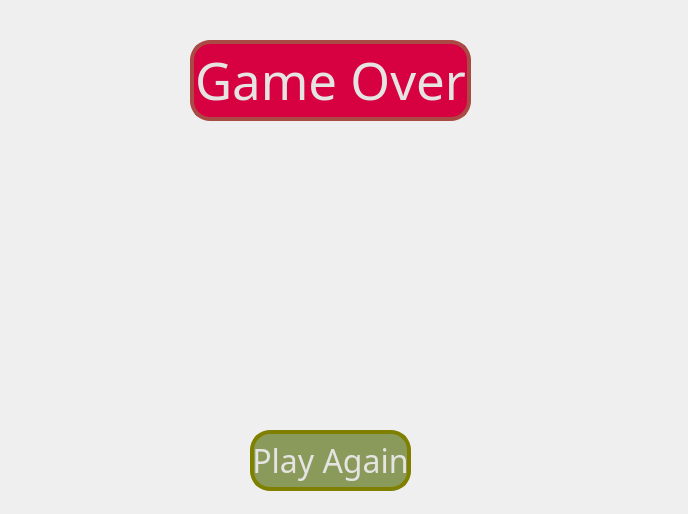
<?xml version="1.0" encoding="UTF-8"?>
<ui version="4.0">
 <class>GameOverScreen</class>
 <widget class="QWidget" name="GameOverScreen">
  <property name="geometry">
   <rect>
    <x>0</x>
    <y>0</y>
    <width>688</width>
    <height>514</height>
   </rect>
  </property>
  <property name="windowTitle">
   <string>Game Over</string>
  </property>
  <widget class="QLabel" name="gameOverHeader">
   <property name="geometry">
    <rect>
     <x>190</x>
     <y>40</y>
     <width>281</width>
     <height>81</height>
    </rect>
   </property>
   <property name="palette">
    <palette>
     <active>
      <colorrole role="WindowText">
       <brush brushstyle="SolidPattern">
        <color alpha="255">
         <red>229</red>
         <green>228</green>
         <blue>226</blue>
        </color>
       </brush>
      </colorrole>
      <colorrole role="Button">
       <brush brushstyle="SolidPattern">
        <color alpha="255">
         <red>215</red>
         <green>0</green>
         <blue>64</blue>
        </color>
       </brush>
      </colorrole>
      <colorrole role="Text">
       <brush brushstyle="SolidPattern">
        <color alpha="255">
         <red>229</red>
         <green>228</green>
         <blue>226</blue>
        </color>
       </brush>
      </colorrole>
      <colorrole role="ButtonText">
       <brush brushstyle="SolidPattern">
        <color alpha="255">
         <red>229</red>
         <green>228</green>
         <blue>226</blue>
        </color>
       </brush>
      </colorrole>
      <colorrole role="Base">
       <brush brushstyle="SolidPattern">
        <color alpha="255">
         <red>215</red>
         <green>0</green>
         <blue>64</blue>
        </color>
       </brush>
      </colorrole>
      <colorrole role="Window">
       <brush brushstyle="SolidPattern">
        <color alpha="255">
         <red>215</red>
         <green>0</green>
         <blue>64</blue>
        </color>
       </brush>
      </colorrole>
      <colorrole role="PlaceholderText">
       <brush brushstyle="SolidPattern">
        <color alpha="128">
         <red>229</red>
         <green>228</green>
         <blue>226</blue>
        </color>
       </brush>
      </colorrole>
     </active>
     <inactive>
      <colorrole role="WindowText">
       <brush brushstyle="SolidPattern">
        <color alpha="255">
         <red>229</red>
         <green>228</green>
         <blue>226</blue>
        </color>
       </brush>
      </colorrole>
      <colorrole role="Button">
       <brush brushstyle="SolidPattern">
        <color alpha="255">
         <red>215</red>
         <green>0</green>
         <blue>64</blue>
        </color>
       </brush>
      </colorrole>
      <colorrole role="Text">
       <brush brushstyle="SolidPattern">
        <color alpha="255">
         <red>229</red>
         <green>228</green>
         <blue>226</blue>
        </color>
       </brush>
      </colorrole>
      <colorrole role="ButtonText">
       <brush brushstyle="SolidPattern">
        <color alpha="255">
         <red>229</red>
         <green>228</green>
         <blue>226</blue>
        </color>
       </brush>
      </colorrole>
      <colorrole role="Base">
       <brush brushstyle="SolidPattern">
        <color alpha="255">
         <red>215</red>
         <green>0</green>
         <blue>64</blue>
        </color>
       </brush>
      </colorrole>
      <colorrole role="Window">
       <brush brushstyle="SolidPattern">
        <color alpha="255">
         <red>215</red>
         <green>0</green>
         <blue>64</blue>
        </color>
       </brush>
      </colorrole>
      <colorrole role="PlaceholderText">
       <brush brushstyle="SolidPattern">
        <color alpha="128">
         <red>229</red>
         <green>228</green>
         <blue>226</blue>
        </color>
       </brush>
      </colorrole>
     </inactive>
     <disabled>
      <colorrole role="WindowText">
       <brush brushstyle="SolidPattern">
        <color alpha="255">
         <red>229</red>
         <green>228</green>
         <blue>226</blue>
        </color>
       </brush>
      </colorrole>
      <colorrole role="Button">
       <brush brushstyle="SolidPattern">
        <color alpha="255">
         <red>215</red>
         <green>0</green>
         <blue>64</blue>
        </color>
       </brush>
      </colorrole>
      <colorrole role="Text">
       <brush brushstyle="SolidPattern">
        <color alpha="255">
         <red>229</red>
         <green>228</green>
         <blue>226</blue>
        </color>
       </brush>
      </colorrole>
      <colorrole role="ButtonText">
       <brush brushstyle="SolidPattern">
        <color alpha="255">
         <red>229</red>
         <green>228</green>
         <blue>226</blue>
        </color>
       </brush>
      </colorrole>
      <colorrole role="Base">
       <brush brushstyle="SolidPattern">
        <color alpha="255">
         <red>215</red>
         <green>0</green>
         <blue>64</blue>
        </color>
       </brush>
      </colorrole>
      <colorrole role="Window">
       <brush brushstyle="SolidPattern">
        <color alpha="255">
         <red>215</red>
         <green>0</green>
         <blue>64</blue>
        </color>
       </brush>
      </colorrole>
      <colorrole role="PlaceholderText">
       <brush brushstyle="SolidPattern">
        <color alpha="128">
         <red>229</red>
         <green>228</green>
         <blue>226</blue>
        </color>
       </brush>
      </colorrole>
     </disabled>
    </palette>
   </property>
   <property name="font">
    <font>
     <family>Futura</family>
     <pointsize>38</pointsize>
     <italic>false</italic>
     <bold>false</bold>
    </font>
   </property>
   <property name="styleSheet">
    <string notr="true">background-color: rgb(215, 0, 64);
color: rgb(229, 228, 226);
border: 4px solid rgb(170, 74, 68);
border-top-left-radius :20px;
 border-top-right-radius : 20px; 
 border-bottom-left-radius : 20px; 
 border-bottom-right-radius : 20px;
</string>
   </property>
   <property name="text">
    <string>&lt;html&gt;&lt;head/&gt;&lt;body&gt;&lt;p&gt;Game Over&lt;/p&gt;&lt;/body&gt;&lt;/html&gt;</string>
   </property>
   <property name="alignment">
    <set>Qt::AlignCenter</set>
   </property>
  </widget>
  <widget class="QLabel" name="deadPlant">
   <property name="geometry">
    <rect>
     <x>230</x>
     <y>160</y>
     <width>191</width>
     <height>221</height>
    </rect>
   </property>
   <property name="styleSheet">
    <string notr="true">background-color: transparent;</string>
   </property>
   <property name="text">
    <string/>
   </property>
  </widget>
  <widget class="QPushButton" name="returnToHomeScreenButton">
   <property name="geometry">
    <rect>
     <x>250</x>
     <y>430</y>
     <width>161</width>
     <height>61</height>
    </rect>
   </property>
   <property name="font">
    <font>
     <family>Futura</family>
     <pointsize>24</pointsize>
    </font>
   </property>
   <property name="styleSheet">
    <string notr="true">background-color: rgb(138, 154, 91);
color: rgb(229, 228, 226);
border: 4px solid rgb(128, 128, 0);
border-top-left-radius :20px;
 border-top-right-radius : 20px; 
 border-bottom-left-radius : 20px; 
 border-bottom-right-radius : 20px;</string>
   </property>
   <property name="text">
    <string>Play Again</string>
   </property>
  </widget>
 </widget>
 <resources/>
 <connections/>
</ui>
